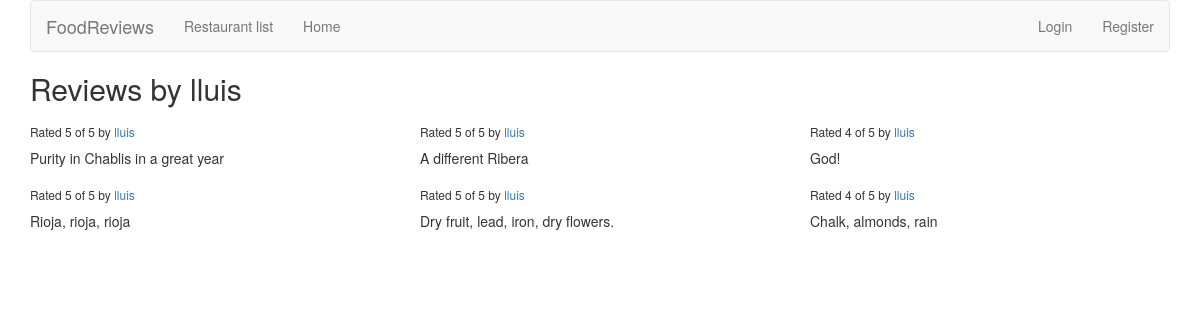
Page /reviews/review/user/lluis/ on the committed database.
### reviews/models.py (models this page shows)
class Review(models.Model):
    RATING_CHOICES = (
        (1, '1'),
        (2, '2'),
        (3, '3'),
        (4, '4'),
        (5, '5'),
    )
    restaurant = models.ForeignKey(Restaurant)
    pub_date = models.DateTimeField('date published')
    user_name = models.CharField(max_length=100)
    comment = models.CharField(max_length=200)
    rating = models.IntegerField(choices=RATING_CHOICES)

### reviews/views.py (the view)
# urls.py: url(r'^review/user/(?P<username>\w+)/$', views.user_review_list, name='user_review_list'),
def user_review_list(request, username=None):
    if not username:
        username = request.user.username
    latest_review_list = Review.objects.filter(user_name=username).order_by('-pub_date')
    context = {'latest_review_list':latest_review_list, 'username':username}
    return render(request, 'reviews/user_review_list.html', context)

### reviews/templates/reviews/user_review_list.html
{% extends 'reviews/review_list.html' %}
{% block title %}
<h2>Reviews by {{ username }}</h2>
{% endblock %}

### reviews/templates/reviews/review_list.html (shortened to what this page needs)
{% extends 'base.html' %}
{% block content %}
{% if latest_review_list %}
<div class="row">
    {% for review in latest_review_list %}
    <div class="col-xs-6 col-lg-4">
        <h6>Rated {{ review.rating }} of 5 by <a href="{% url 'reviews:user_review_list' review.user_name %}" >{{ review.user_name }}</a></h6>
        <p>{{ review.comment }}</p>
    </div>
    {% endfor %}
</div>
{% else %}
<p>No reviews are available.</p>
{% endif %}
{% endblock %}

### rows in the picture
Review: rating "5", user_name "lluis", comment "Purity in Chablis in a great year"
Review: rating "5", user_name "lluis", comment "A different Ribera"
Review: rating "4", user_name "lluis", comment "God!"
Review: rating "5", user_name "lluis", comment "Rioja, rioja, rioja"
Review: rating "5", user_name "lluis", comment "Dry fruit, lead, iron, dry flowers."
Review: rating "4", user_name "lluis", comment "Chalk, almonds, rain"

### other values in the picture
{{ username }} "lluis"
